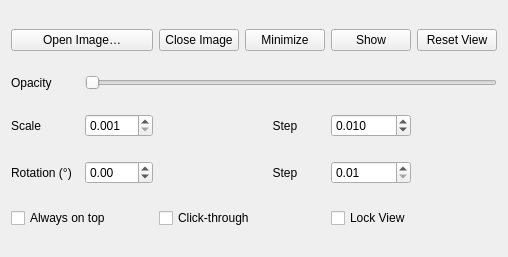
<?xml version="1.0" encoding="UTF-8"?>
<ui version="4.0">
 <class>ControlPanel</class>
 <widget class="QWidget" name="ControlPanel">
  <property name="geometry">
   <rect>
    <x>0</x>
    <y>0</y>
    <width>508</width>
    <height>257</height>
   </rect>
  </property>
  <property name="windowTitle">
   <string>Align View-Control Panel</string>
  </property>
  <property name="styleSheet">
   <string notr="true"/>
  </property>
  <layout class="QGridLayout" name="gridLayout">
   <property name="horizontalSpacing">
    <number>6</number>
   </property>
   <item row="3" column="1">
    <widget class="QDoubleSpinBox" name="rot_spin">
     <property name="decimals">
      <number>2</number>
     </property>
     <property name="minimum">
      <double>-180.000000000000000</double>
     </property>
     <property name="maximum">
      <double>180.000000000000000</double>
     </property>
    </widget>
   </item>
   <item row="2" column="0">
    <widget class="QLabel" name="label_scale">
     <property name="text">
      <string>Scale</string>
     </property>
    </widget>
   </item>
   <item row="2" column="4">
    <widget class="QDoubleSpinBox" name="scale_step_spin">
     <property name="decimals">
      <number>3</number>
     </property>
     <property name="minimum">
      <double>0.001000000000000</double>
     </property>
     <property name="maximum">
      <double>1.000000000000000</double>
     </property>
     <property name="value">
      <double>0.010000000000000</double>
     </property>
    </widget>
   </item>
   <item row="4" column="0" colspan="2">
    <widget class="QCheckBox" name="top_cb">
     <property name="text">
      <string>Always on top</string>
     </property>
    </widget>
   </item>
   <item row="0" column="3">
    <widget class="QPushButton" name="minimize_btn">
     <property name="text">
      <string>Minimize</string>
     </property>
    </widget>
   </item>
   <item row="1" column="1" colspan="5">
    <widget class="QSlider" name="opacity_slider">
     <property name="minimum">
      <number>10</number>
     </property>
     <property name="maximum">
      <number>100</number>
     </property>
     <property name="orientation">
      <enum>Qt::Horizontal</enum>
     </property>
    </widget>
   </item>
   <item row="3" column="4">
    <widget class="QDoubleSpinBox" name="rot_step_spin">
     <property name="decimals">
      <number>2</number>
     </property>
     <property name="minimum">
      <double>0.010000000000000</double>
     </property>
     <property name="maximum">
      <double>45.000000000000000</double>
     </property>
     <property name="value">
      <double>0.010000000000000</double>
     </property>
    </widget>
   </item>
   <item row="0" column="0" colspan="2">
    <widget class="QPushButton" name="open_btn">
     <property name="text">
      <string>Open Image…</string>
     </property>
    </widget>
   </item>
   <item row="1" column="0">
    <widget class="QLabel" name="label_opacity">
     <property name="text">
      <string>Opacity</string>
     </property>
    </widget>
   </item>
   <item row="2" column="3">
    <widget class="QLabel" name="label_scale_step">
     <property name="text">
      <string>Step</string>
     </property>
     <property name="alignment">
      <set>Qt::AlignCenter</set>
     </property>
    </widget>
   </item>
   <item row="3" column="0">
    <widget class="QLabel" name="label_rotation">
     <property name="text">
      <string>Rotation (°)</string>
     </property>
    </widget>
   </item>
   <item row="2" column="1">
    <widget class="QDoubleSpinBox" name="scale_spin">
     <property name="decimals">
      <number>3</number>
     </property>
     <property name="minimum">
      <double>0.001000000000000</double>
     </property>
     <property name="maximum">
      <double>4.000000000000000</double>
     </property>
    </widget>
   </item>
   <item row="0" column="2">
    <widget class="QPushButton" name="close_img_btn">
     <property name="text">
      <string>Close Image</string>
     </property>
    </widget>
   </item>
   <item row="0" column="4">
    <widget class="QPushButton" name="show_btn">
     <property name="text">
      <string>Show</string>
     </property>
    </widget>
   </item>
   <item row="3" column="3">
    <widget class="QLabel" name="label_rot_step">
     <property name="text">
      <string>Step</string>
     </property>
     <property name="alignment">
      <set>Qt::AlignCenter</set>
     </property>
    </widget>
   </item>
   <item row="0" column="5">
    <widget class="QPushButton" name="reset_btn">
     <property name="text">
      <string>Reset View</string>
     </property>
    </widget>
   </item>
   <item row="4" column="2" colspan="2">
    <widget class="QCheckBox" name="click_cb">
     <property name="toolTip">
      <string>Let mouse clicks pass through to apps underneath.</string>
     </property>
     <property name="text">
      <string>Click-through</string>
     </property>
    </widget>
   </item>
   <item row="4" column="4">
    <widget class="QCheckBox" name="lock_cb">
     <property name="toolTip">
      <string>Disable mouse wheel zoom, rotation, and opacity changes.</string>
     </property>
     <property name="text">
      <string>Lock View</string>
     </property>
    </widget>
   </item>
  </layout>
 </widget>
 <resources/>
 <connections/>
</ui>
